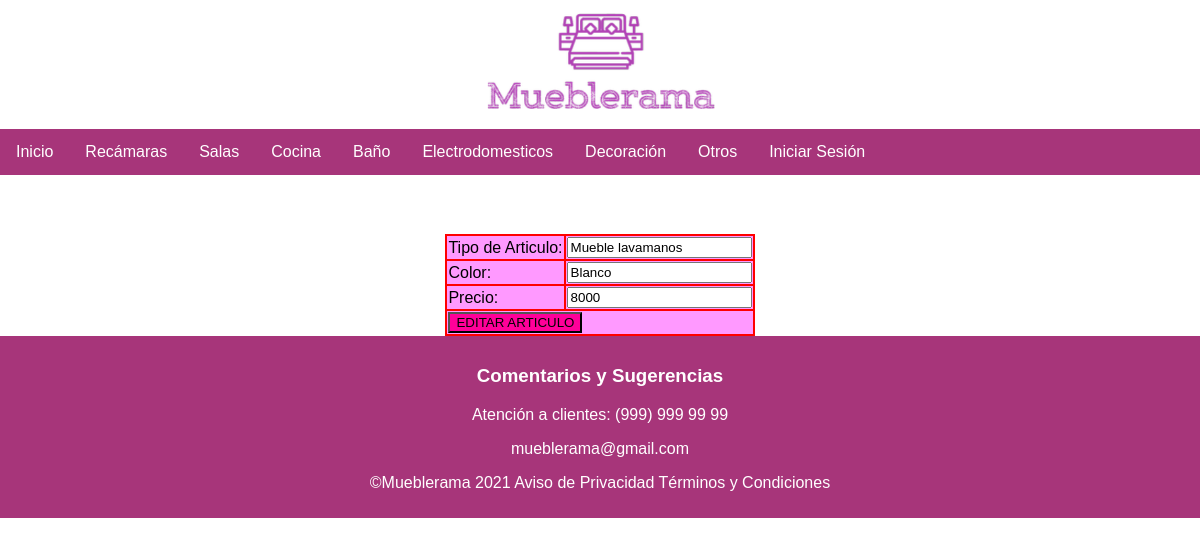
/editar.php?id=5 (signed in), run on the app's committed database.
### tables this page shows
CREATE TABLE IF NOT EXISTS `articulo` (
  `id_articulo` int(10) NOT NULL AUTO_INCREMENT,
  `tipo_articulo` varchar(100) NOT NULL,
  `color` varchar(100) NOT NULL,
  `precio` int(10) NOT NULL,
  PRIMARY KEY (`id_articulo`)
);

### editar.php (the view, shortened to what this page needs)
<?php
	if (!isset($_SESSION['nombre'])) {
		header('Location: login.php');
	}elseif(isset($_SESSION['nombre'])){
		include 'model/conexion.php';
		$id = $_GET['id'];
		$sentencia = $bd->prepare("SELECT * FROM articulo WHERE id_articulo = ?;");
		$sentencia->execute([$id]);
		$producto = $sentencia->fetch(PDO::FETCH_OBJ);
	}else{
		echo "Error en el sistema";
	}
?>
<!DOCTYPE html>
<html>
<head>
<link rel="stylesheet" href="css/estilos.css">
</head>
<body>
<div class="header">
<img src="img/logo.png" alt="logo" style="width:250px;height:125px;">
</div>
<div class="topnav">
  <a href="index.html">Inicio</a>
  <a href="recamaras.html">Recámaras</a>
  <a href="salas.html">Salas</a>
  <a href="cocina.html">Cocina</a>
  <a href="baño.html">Baño</a>
  <a href="electrodomesticos.html">Electrodomesticos</a>
  <a href="decoracion.html">Decoración</a>
  <a href="otros.html">Otros</a>
  <a href="http://localhost/mueblerama">Iniciar Sesión</a>
</div>
	<center>
		<h3>Editar articulo:</h3>
		<form method="POST" action="editarProceso.php">
			<table>
				<tr style="background-color: #FF99FF">
					<td>Tipo de Articulo: </td>
					<td><input type="text" name="txt2Tipo" value="<?php echo $producto->tipo_articulo; ?>"></td>
				</tr>
				<tr style="background-color: #FF99FF">
					<td>Color: </td>
					<td><input type="text" name="txt2Color" value="<?php echo $producto->color; ?>"></td>
				</tr>
				<tr style="background-color: #FF99FF">
					<td>Precio: </td>
					<td><input type="text" name="txt2Precio" value="<?php echo $producto->precio; ?>"></td>
				</tr>
				<tr style="background-color: #FF99FF">
					<td colspan="2"><input style="background-color: #FF0099" type="submit" value="EDITAR ARTICULO"></td>
				</tr>
			</table>
		</form>
	</center>
<div class="footer">
  <h3>Comentarios y Sugerencias</h3>
<p>Atención a clientes: (999) 999 99 99</p>
<p>mueblerama@gmail.com</p>
  <p>©Mueblerama 2021 Aviso de Privacidad Términos y Condiciones</p>
</div>
</body>
</html>

### css/estilos.css (style rules this page uses)
body { margin: 0; font-family: Arial, Helvetica, sans-serif; text-align: center; }
.topnav { overflow: hidden; background-color: #A7357A; }
.topnav a { float: left; display: block; color: white; text-align: center; padding: 14px 16px; text-decoration: none; }
table { background-color: red; }
.footer { background-color: #A7357A; padding: 10px; }
h3 { color: white; }

### data on the page
articulo: txt2Tipo "Mueble lavamanos", txt2Color "Blanco", txt2Precio "8000"
